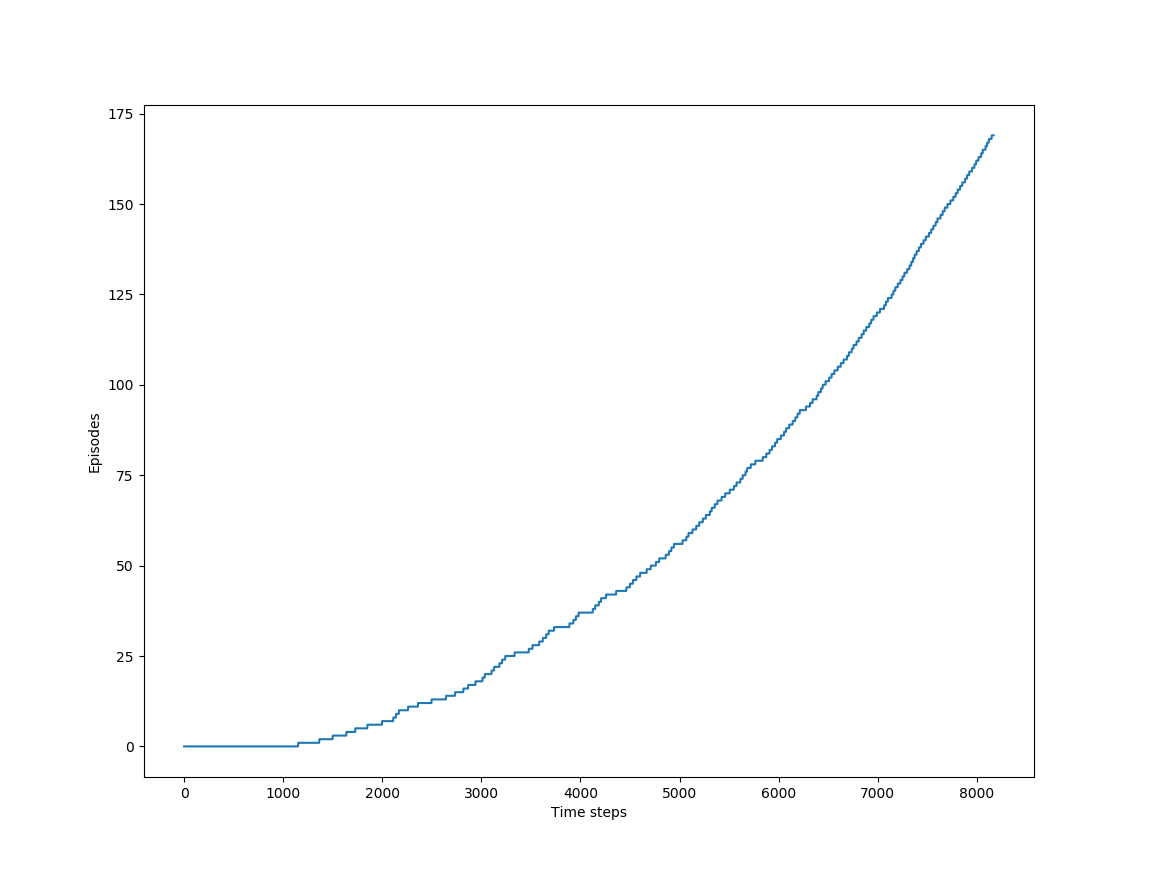

Generate this figure with Python:
'''
Reinforcement Learning by Sutton and Barto
6. Temporal-Difference Learning
6.4 Sarsa: On-Policy TD Control
Example 6.5: Windy Gridworld
'''
import numpy as np
from collections import defaultdict
import matplotlib.pyplot as plt


def print_greedy_policy(Q, grid_size, action_str):
    for i in range(grid_size[0]):
        for j in range(grid_size[1]):
            s = (i, j)
            a = np.argmax(Q[s])
            print(action_str[a], end=' ')
        print()
    print()
    
    
def get_next_state(s, a, moves, wind, grid_size):
    return (np.clip(s[0] + moves[a][0] - wind[s[1]], 0, grid_size[0] - 1), 
            np.clip(s[1] + moves[a][1], 0, grid_size[1] - 1))
    

def get_next_action(s, Q, actions, eps):
    if np.random.uniform() < eps:
        return np.random.choice(actions)
    else:
        return np.argmax(Q[s])


def main():
    np.random.seed(0)
    alpha = 0.5
    eps = 0.1
    gamma = 1
    episodes_num = 170
    grid_size = (7, 10)
    start_state = (3, 0)
    end_state = (3, 7)
    wind = [0, 0, 0, 1, 1, 1, 2, 2, 1, 0]
    moves = ((-1, 0), (1, 0), (0, 1), (0, -1))
    action_str = ('u ', 'd ', 'r ', 'l ')
    actions = range(len(moves))
    Q = defaultdict(lambda: len(actions)*[0])
    steps = 0
    episodes = []
    
    for i in range(episodes_num):
        s = start_state
        a = get_next_action(s, Q, actions, eps)
        while s != end_state:
            new_s = get_next_state(s, a, moves, wind, grid_size)
            r = -1
            new_a = get_next_action(new_s, Q, actions, eps)
            Q[s][a] += alpha*(r + gamma*Q[new_s][new_a] - Q[s][a])
            s, a = new_s, new_a
            steps += 1
            episodes.append(i)
            
    print_greedy_policy(Q, grid_size, action_str)
    plt.plot(range(steps), episodes)
    plt.xlabel("Time steps")
    plt.ylabel("Episodes")
    


if __name__ == "__main__":
    main()
